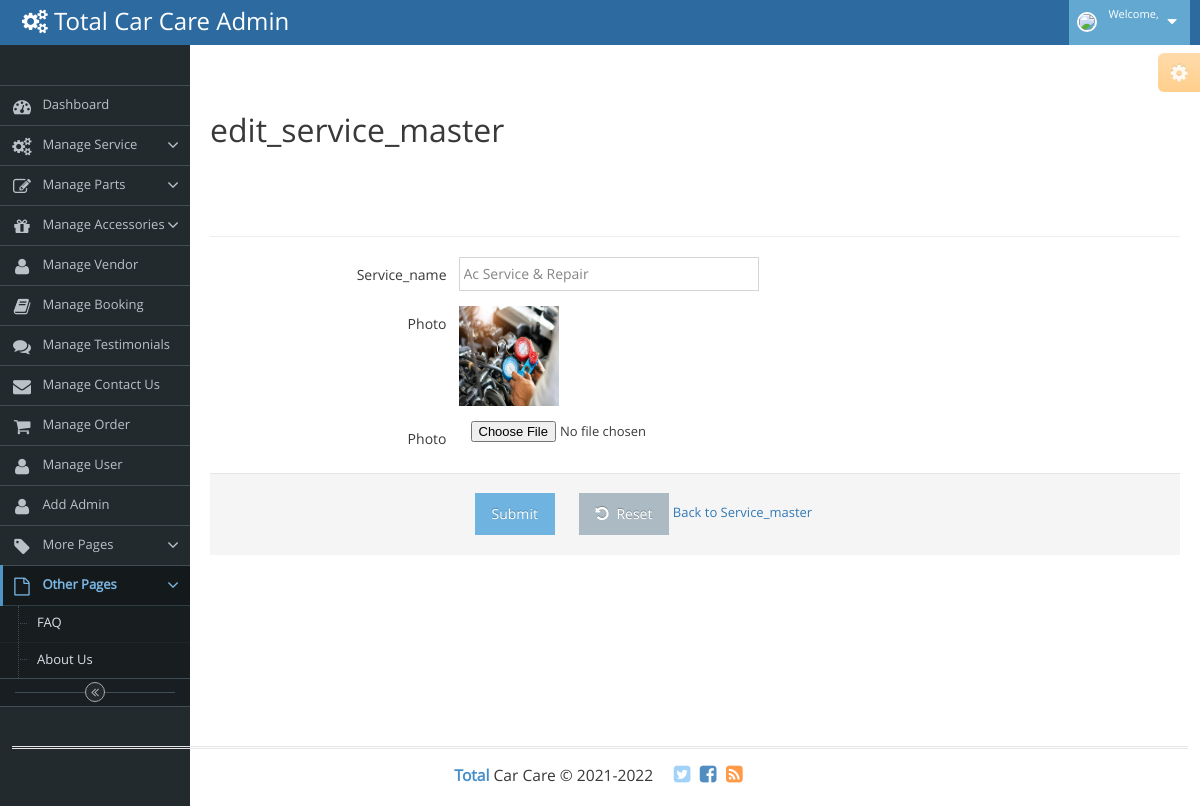
The page /edit_service_master.php?sid=18 on the database its author committed.
### tables this page shows
CREATE TABLE `service_master` (
  `sid` int(11) NOT NULL,
  `sname` varchar(50) NOT NULL,
  `photo` varchar(50) NOT NULL
);

### edit_service_master.php (the view, shortened to what this page needs)
<?php
    include("hhh.php");
?>
<?php
    $sid=$_GET['sid'];
    include 'connect.php';
    $q=mysqli_query($con,"select * from service_master where sid=$sid");
    $row=mysqli_fetch_array($q);
?>
                                <h1>  edit_service_master  </h1>
                                <hr>
                                <form method="POST" action="" enctype="multipart/form-data" class="form-horizontal" role="form" >
                                    <div class="form-group">
										<label class="col-sm-3 control-label no-padding-right" for="form-field-1"> Service_name </label>
										<div class="col-sm-9">
											<input type="text" name="sname" id="sname" value="<?php echo $row['sname'];?>" class="col-xs-10 col-sm-5" required/>
										</div>
									</div>
                                    <div class="form-group">
										<label class="col-sm-3 control-label no-padding-right" for="form-field-1"> Photo </label>
										<div class="col-sm-9">
											<image src='img/<?php echo $row['photo'];?>' height=100 width=100>
										</div>
									</div>
                                    <div class="form-group">
										<label class="col-sm-3 control-label no-padding-right" for="form-field-1"> Photo </label>
										<div class="col-sm-9">
											<input type="file" name="photo" id="photo" class="col-xs-10 col-sm-5" required/>
										</div>
									</div>
                                    <div class="clearfix form-actions">
										<div class="col-md-offset-3 col-md-9">
											<input type="submit" name="submit" id="submit" class="btn btn-info"  >
											<button class="btn" type="reset">
												<i class="ace-icon fa fa-undo bigger-110"></i>
												Reset
											</button>
                                            <a href="service_master.php"> Back to Service_master </a>
										</div>
									</div>
								</form>
<?php
    include("fff.php");
?>

### rows shown on the page
service_master: sname "Ac Service & Repair", photo (picture)
